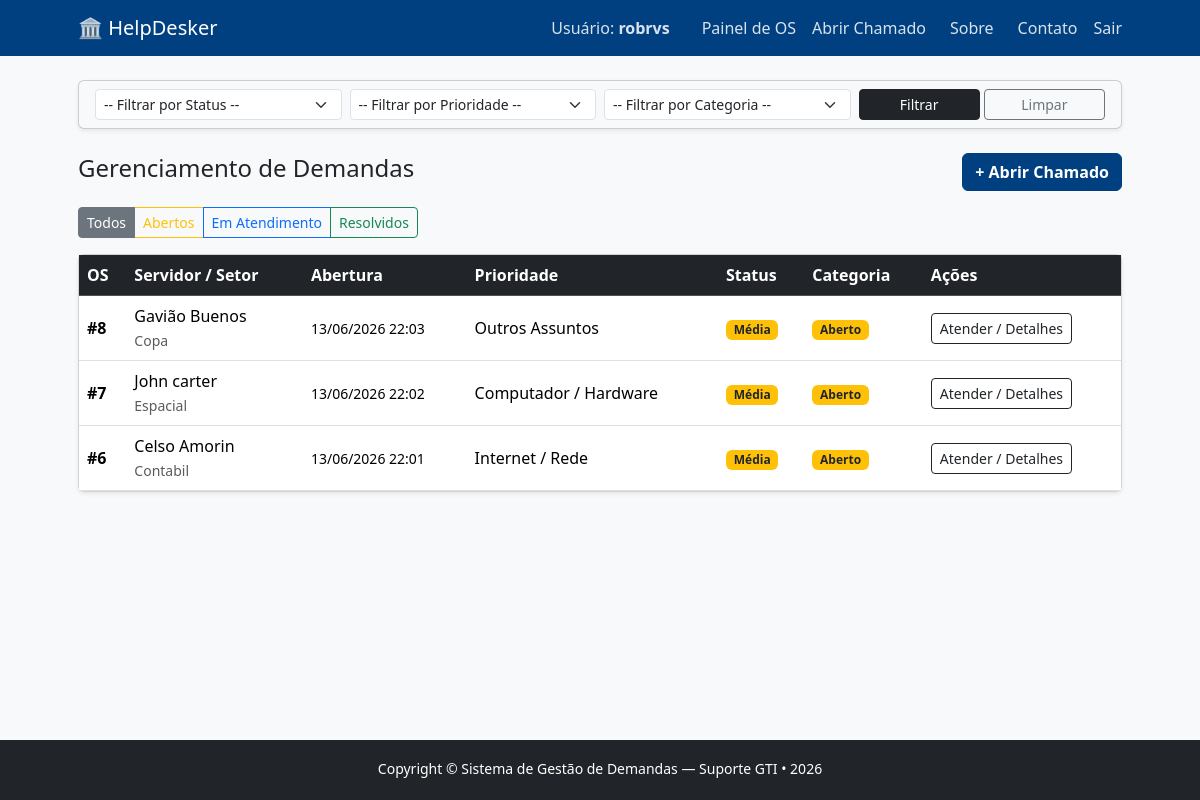
Page /chamados/ (signed in) on the committed database.
### chamados/models.py (models this page shows, shortened)
class Chamado(models.Model):
    CATEGORIAS = [
        ('computador', 'Computador / Hardware'),
        ('software', 'Instalação / Erro de Software'),
        ('rede', 'Internet / Rede'),
        ('email', 'E-mail Institucional'),
        ('impressora', 'Impressora / Scanner'),
        ('acesso', 'Sistemas / Senhas / Acessos'),
        ('outros', 'Outros Assuntos'),
    ]
    PRIORIDADES = [
        ('baixa', 'Baixa (Não impede o trabalho)'),
        ('media', 'Média (Dificulta o trabalho)'),
        ('alta', 'Alta (Impede o trabalho)'),
    ]
    STATUS_CHOICES = [
        ('aberto', 'Aberto / Aguardando Atendimento'),
        ('atendimento', 'Em Atendimento'),
        ('resolvido', 'Resolvido'),
        ('cancelado', 'Cancelado'),
    ]
    servidor_nome = models.CharField(max_length=100, verbose_name="Nome do Servidor/Usuário")
    setor = models.CharField(max_length=100, verbose_name="Setor/Departamento")
    categoria = models.CharField(max_length=20, choices=CATEGORIAS, default='computador')
    prioridade = models.CharField(max_length=10, choices=PRIORIDADES, default='media')
    status = models.CharField(max_length=15, choices=STATUS_CHOICES, default='aberto')
    descricao = models.TextField(verbose_name="Descrição do Problema")
    observacao_tecnica = models.TextField(blank=True, null=True, verbose_name="Observações da Resolução")
    criado_em = models.DateTimeField(auto_now_add=True)
    atualizado_em = models.DateTimeField(auto_now=True)
    class Meta:
        ordering = ['-criado_em']

### chamados/views.py (the view)
# urls.py: path('', views.lista_chamados, name='home'),
@login_required
def lista_chamados(request):
    chamados = Chamado.objects.all()
    filtro_status = request.GET.get('status')
    filtro_prioridade = request.GET.get('prioridade')
    filtro_categoria = request.GET.get('categoria')
    if filtro_status:
        chamados = chamados.filter(status=filtro_status)
    if filtro_prioridade:
        chamados = chamados.filter(prioridade=filtro_prioridade)
    if filtro_categoria:
        chamados = chamados.filter(categoria=filtro_categoria)
    context = {
        'chamados': chamados,
        'filtro_status': filtro_status,
        'filtro_prioridade': filtro_prioridade,
        'filtro_categoria': filtro_categoria,
        'categorias': Chamado.CATEGORIAS,
        'prioridades': Chamado.PRIORIDADES,
        'status_choices': Chamado.STATUS_CHOICES,
    }
    return render(request, 'chamados/lista.html', context)

### chamados/templates/chamados/lista.html (shortened to what this page needs)
{% extends 'base.html' %}
{% block conteudo %}
<div class="card bg-light mb-4 shadow-sm">
    <div class="card-body py-2">
        <form method="get" class="row g-2 align-items-center">
            <div class="col-md-3">
                <select name="status" class="form-select form-select-sm">
                    <option value="">-- Filtrar por Status --</option>
                </select>
            </div>
            <div class="col-md-3">
                <select name="prioridade" class="form-select form-select-sm">
                    <option value="">-- Filtrar por Prioridade --</option>
                </select>
            </div>
            <div class="col-md-3">
                <select name="categoria" class="form-select form-select-sm">
                    <option value="">-- Filtrar por Categoria --</option>
                </select>
            </div>
            <div class="col-md-3 d-flex gap-1">
                <button type="submit" class="btn btn-sm btn-dark w-100">Filtrar</button>
                <a href="{% url 'home' %}" class="btn btn-sm btn-outline-secondary w-100">Limpar</a>
            </div>
        </form>
    </div>
</div>
<div class="mt-4">
    <div class="d-flex justify-content-between align-items-center mb-3">
        <h2 class="h4">Gerenciamento de Demandas</h2>
        <a href="{% url 'novo_chamado' %}" class="btn btn-success fw-bold">+ Abrir Chamado</a>
    </div>
    <div class="mb-3">
        <div class="btn-group btn-group-sm">
            <a href="{% url 'home' %}" class="btn btn-outline-secondary {% if not filtro_status %}active{% endif %}">Todos</a>
            <a href="?status=aberto" class="btn btn-outline-warning {% if filtro_status == 'aberto' %}active{% endif %}">Abertos</a>
            <a href="?status=atendimento" class="btn btn-outline-primary {% if filtro_status == 'atendimento' %}active{% endif %}">Em Atendimento</a>
            <a href="?status=resolvido" class="btn btn-outline-success {% if filtro_status == 'resolvido' %}active{% endif %}">Resolvidos</a>
        </div>
    </div>
    <div class="card shadow-sm mb-5">
        <div class="table-responsive">
            <table class="table table-hover align-middle mb-0">
                <thead class="table-dark">
                    <tr>
                        <th>OS</th>
                        <th>Servidor / Setor</th>
                        <th>Abertura</th>
                        <th>Prioridade</th>
                        <th>Status</th>
                        <th>Categoria</th>
                        <th>Ações</th>
                    </tr>
                </thead>
                <tbody>
                    {% for chamado in chamados %}
                    <tr>
                        <td><strong>#{{ chamado.id }}</strong></td>
                        <td>
                            <div>{{ chamado.servidor_nome }}</div>
                            <small class="text-muted">{{ chamado.setor }}</small>
                        </td>
                        <td><small>{{ chamado.criado_em|date:"d/m/Y H:i" }}</small></td>
                        <td>{{ chamado.get_categoria_display }}</td>
                        <td>
                            {% if chamado.prioridade == 'alta' %}
                                <span class="badge bg-danger">Alta</span>
                            {% elif chamado.prioridade == 'media' %}
                                <span class="badge bg-warning text-dark">Média</span>
                            {% else %}
                                <span class="badge bg-info text-dark">Baixa</span>
                            {% endif %}
                        </td>
                        <td>
                            {% if chamado.status == 'resolvido' %}
                                <span class="badge bg-success">Resolvido</span>
                            {% elif chamado.status == 'atendimento' %}
                                <span class="badge bg-primary">Em Atendimento</span>
                            {% elif chamado.status == 'cancelado' %}
                                <span class="badge bg-secondary">Cancelado</span>
                            {% else %}
                                <span class="badge bg-warning text-dark">Aberto</span>
                            {% endif %}
                        </td>
                        <td>
                            <a href="{% url 'atualizar_chamado' chamado.id %}" class="btn btn-sm btn-outline-dark">
                                Atender / Detalhes
                            </a>
                        </td>
                    </tr>
                    {% empty %}
                    <tr>
                        <td colspan="7" class="text-center py-4 text-muted">Nenhum chamado encontrado.</td>
                    </tr>
                    {% endfor %}
                </tbody>
            </table>
        </div>
    </div>
</div>
{% endblock %}

### chamados/templates/base.html (shortened to what this page needs)
{% load static %}
<!DOCTYPE html>
<html lang="pt-br">
  <head>
    <link href="{% static 'css/bootstrap.min.css' %}" rel="stylesheet" />
  </head>
  <body class="bg-light">
    <nav class="navbar navbar-expand-lg navbar-dark" style="background-color: #004080;">
      <div class="container px-5">
        <a class="navbar-brand" href="{% url 'home' %}">🏛️ HelpDesker</a>
        <div class="collapse navbar-collapse" id="navbarSupportedContent">
          <ul class="navbar-nav ms-auto mb-2 mb-lg-0 d-flex align-items-center">
            {% if user.is_authenticated %}
              <li class="nav-item">
                <span class="nav-link text-light me-3">Usuário:  <strong>{{ user.username }}</strong></span>
              </li>
              <li class="nav-item">
                <a class="nav-link" href="{% url 'home' %}">Painel de OS</a>
              </li>
              <li class="nav-item">
                <a class="nav-link me-2" href="{% url 'novo_chamado' %}">Abrir Chamado</a>
              </li>
              <li class="nav-item">
                <a class="nav-link me-2" href="{% url 'sobre' %}">Sobre</a>
              </li>
              <li class="nav-item">
                <a class="nav-link me-2" href="{% url 'contato' %}">Contato</a>
              </li>
              <li class="nav-item d-flex align-items-center">
                <form action="{% url 'logout' %}" method="post" class="d-inline-block m-0 p-0">
                  <button type="submit" class="nav-link btn btn-link text-start p-0 m-0 align-baseline" style="text-decoration: none; border: none; background: none;">Sair</button>
                </form>
              </li>
            {% endif %}
          </ul>
        </div>
      </div>
    </nav>
    <div class="container px-5 mt-4">
      {% block conteudo %}
      {% endblock %}
    </div>
    <footer class="py-3 bg-dark text-white text-center mt-5">
      <div class="container">
        <small>Copyright &copy; Sistema de Gestão de Demandas — Suporte GTI &bull; 2026</small>
      </div>
    </footer>
  </body>
</html>

### chamados/templates/base.html (style rules this page uses)
body { min-height: 100vh; position: relative; padding-bottom: 60px; }
footer { position: absolute; bottom: 0; width: 100%; height: 60px; }
.btn-success { background-color: #004080 !important; border-color: #004080 !important; color: #ffffff !important; }
.navbar-dark .navbar-nav .nav-link { color: rgba(255, 255, 255, 0.85) !important; transition: color 0.2s ease-in-out; }

### rows in the picture
Chamado: id "8", servidor_nome "Gavião Buenos", setor "Copa", criado_em "13/06/2026 22:03", categoria "Outros Assuntos", prioridade "Média", status "Aberto"
Chamado: id "7", servidor_nome "John carter", setor "Espacial", criado_em "13/06/2026 22:02", categoria "Computador / Hardware", prioridade "Média", status "Aberto"
Chamado: id "6", servidor_nome "Celso Amorin", setor "Contabil", criado_em "13/06/2026 22:01", categoria "Internet / Rede", prioridade "Média", status "Aberto"

### other values in the picture
{{ user.username }} "robrvs"
